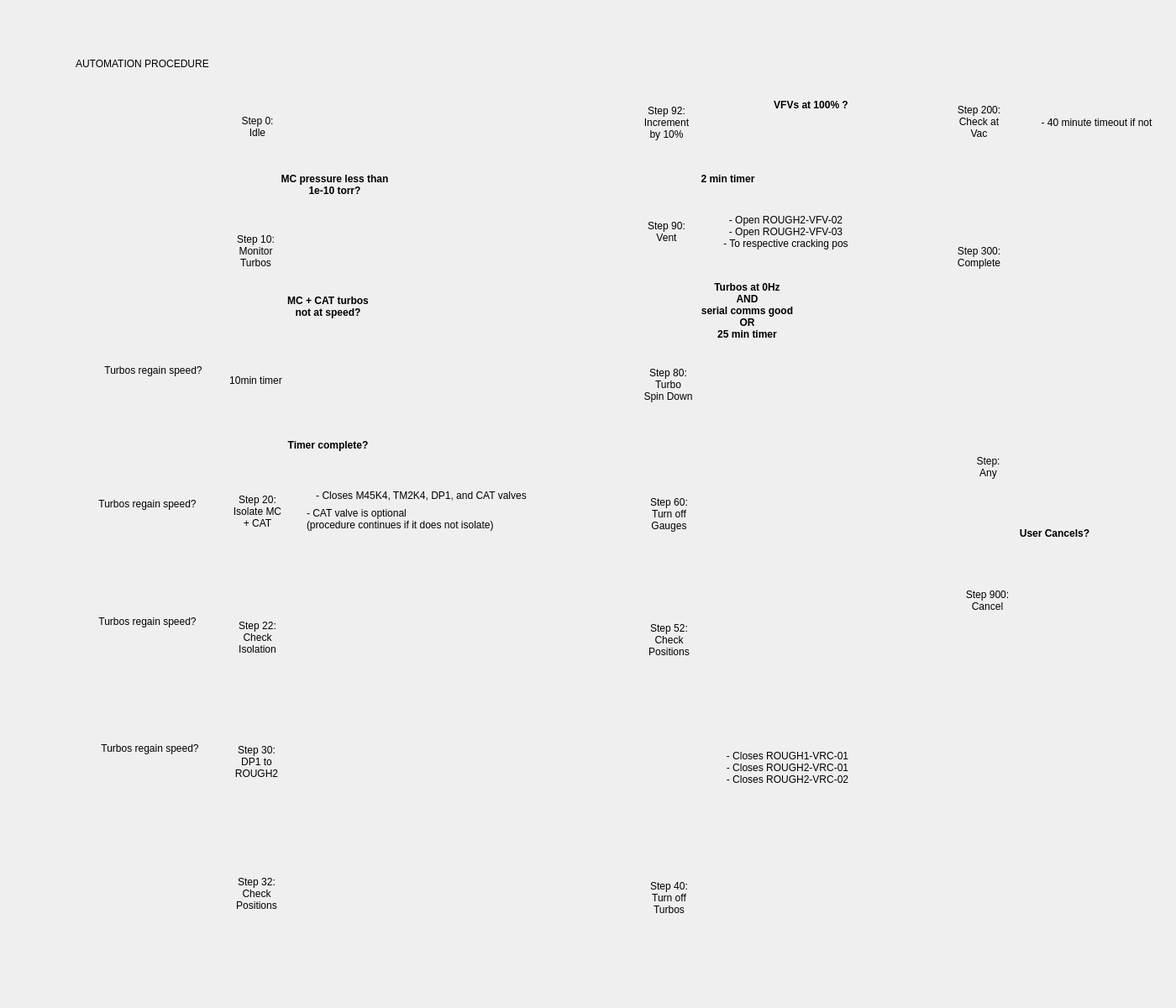
<?xml version="1.0" encoding="UTF-8"?>
<ui version="4.0">
 <class>Form</class>
 <widget class="QWidget" name="Form">
  <property name="geometry">
   <rect>
    <x>0</x>
    <y>0</y>
    <width>1400</width>
    <height>1200</height>
   </rect>
  </property>
  <property name="windowTitle">
   <string>Form</string>
  </property>
  <widget class="PyDMDrawingLine" name="PyDMDrawingLine_28">
   <property name="geometry">
    <rect>
     <x>699</x>
     <y>119</y>
     <width>41</width>
     <height>51</height>
    </rect>
   </property>
   <property name="toolTip">
    <string/>
   </property>
   <property name="penCapStyle" stdset="0">
    <enum>Qt::SquareCap</enum>
   </property>
   <property name="rotation" stdset="0">
    <double>180.000000000000000</double>
   </property>
   <property name="arrowEndPoint" stdset="0">
    <bool>false</bool>
   </property>
  </widget>
  <widget class="QLabel" name="label_9">
   <property name="geometry">
    <rect>
     <x>97</x>
     <y>425</y>
     <width>171</width>
     <height>31</height>
    </rect>
   </property>
   <property name="text">
    <string>Turbos regain speed?</string>
   </property>
   <property name="alignment">
    <set>Qt::AlignCenter</set>
   </property>
  </widget>
  <widget class="PyDMDrawingCircle" name="PyDMDrawingCircle_4">
   <property name="geometry">
    <rect>
     <x>260</x>
     <y>564</y>
     <width>91</width>
     <height>91</height>
    </rect>
   </property>
   <property name="toolTip">
    <string/>
   </property>
   <property name="brush" stdset="0">
    <brush brushstyle="SolidPattern">
     <color alpha="0">
      <red>0</red>
      <green>0</green>
      <blue>0</blue>
     </color>
    </brush>
   </property>
   <property name="penStyle" stdset="0">
    <enum>Qt::SolidLine</enum>
   </property>
  </widget>
  <widget class="QLabel" name="label_39">
   <property name="geometry">
    <rect>
     <x>1130</x>
     <y>679</y>
     <width>91</width>
     <height>71</height>
    </rect>
   </property>
   <property name="text">
    <string>Step 900:
Cancel</string>
   </property>
   <property name="alignment">
    <set>Qt::AlignCenter</set>
   </property>
  </widget>
  <widget class="PyDMDrawingCircle" name="PyDMDrawingCircle_11">
   <property name="geometry">
    <rect>
     <x>751</x>
     <y>871</y>
     <width>91</width>
     <height>91</height>
    </rect>
   </property>
   <property name="toolTip">
    <string/>
   </property>
   <property name="brush" stdset="0">
    <brush brushstyle="SolidPattern">
     <color alpha="0">
      <red>0</red>
      <green>0</green>
      <blue>0</blue>
     </color>
    </brush>
   </property>
   <property name="penStyle" stdset="0">
    <enum>Qt::SolidLine</enum>
   </property>
  </widget>
  <widget class="QLabel" name="label_4">
   <property name="geometry">
    <rect>
     <x>288</x>
     <y>195</y>
     <width>221</width>
     <height>51</height>
    </rect>
   </property>
   <property name="text">
    <string>&lt;html&gt;&lt;head/&gt;&lt;body&gt;&lt;p&gt;&lt;span style=&quot; font-weight:600;&quot;&gt;MC pressure less than&lt;br/&gt;1e-10 torr?&lt;/span&gt;&lt;/p&gt;&lt;/body&gt;&lt;/html&gt;</string>
   </property>
   <property name="alignment">
    <set>Qt::AlignCenter</set>
   </property>
  </widget>
  <widget class="QLabel" name="label_30">
   <property name="geometry">
    <rect>
     <x>750</x>
     <y>422</y>
     <width>91</width>
     <height>71</height>
    </rect>
   </property>
   <property name="text">
    <string>Step 80:
Turbo
Spin Down</string>
   </property>
   <property name="alignment">
    <set>Qt::AlignCenter</set>
   </property>
  </widget>
  <widget class="QLabel" name="label_15">
   <property name="geometry">
    <rect>
     <x>90</x>
     <y>724</y>
     <width>171</width>
     <height>31</height>
    </rect>
   </property>
   <property name="text">
    <string>Turbos regain speed?</string>
   </property>
   <property name="alignment">
    <set>Qt::AlignCenter</set>
   </property>
  </widget>
  <widget class="QLabel" name="label_7">
   <property name="geometry">
    <rect>
     <x>285</x>
     <y>505</y>
     <width>211</width>
     <height>51</height>
    </rect>
   </property>
   <property name="text">
    <string>&lt;b&gt;Timer complete?</string>
   </property>
   <property name="alignment">
    <set>Qt::AlignCenter</set>
   </property>
  </widget>
  <widget class="PyDMDrawingCircle" name="PyDMDrawingCircle_14">
   <property name="geometry">
    <rect>
     <x>750</x>
     <y>414</y>
     <width>91</width>
     <height>91</height>
    </rect>
   </property>
   <property name="toolTip">
    <string/>
   </property>
   <property name="brush" stdset="0">
    <brush brushstyle="SolidPattern">
     <color alpha="0">
      <red>0</red>
      <green>0</green>
      <blue>0</blue>
     </color>
    </brush>
   </property>
   <property name="penStyle" stdset="0">
    <enum>Qt::SolidLine</enum>
   </property>
  </widget>
  <widget class="PyDMDrawingCircle" name="PyDMDrawingCircle">
   <property name="geometry">
    <rect>
     <x>259</x>
     <y>110</y>
     <width>91</width>
     <height>81</height>
    </rect>
   </property>
   <property name="toolTip">
    <string/>
   </property>
   <property name="brush" stdset="0">
    <brush brushstyle="SolidPattern">
     <color alpha="0">
      <red>0</red>
      <green>0</green>
      <blue>0</blue>
     </color>
    </brush>
   </property>
   <property name="penStyle" stdset="0">
    <enum>Qt::SolidLine</enum>
   </property>
  </widget>
  <widget class="QLabel" name="label_38">
   <property name="geometry">
    <rect>
     <x>1200</x>
     <y>120</y>
     <width>211</width>
     <height>51</height>
    </rect>
   </property>
   <property name="text">
    <string>- 40 minute timeout if not</string>
   </property>
   <property name="alignment">
    <set>Qt::AlignCenter</set>
   </property>
  </widget>
  <widget class="QLabel" name="label_18">
   <property name="geometry">
    <rect>
     <x>93</x>
     <y>875</y>
     <width>171</width>
     <height>31</height>
    </rect>
   </property>
   <property name="text">
    <string>Turbos regain speed?</string>
   </property>
   <property name="alignment">
    <set>Qt::AlignCenter</set>
   </property>
  </widget>
  <widget class="PyDMDrawingLine" name="PyDMDrawingLine_24">
   <property name="geometry">
    <rect>
     <x>744</x>
     <y>332</y>
     <width>100</width>
     <height>71</height>
    </rect>
   </property>
   <property name="toolTip">
    <string/>
   </property>
   <property name="rotation" stdset="0">
    <double>90.000000000000000</double>
   </property>
   <property name="arrowEndPoint" stdset="0">
    <bool>true</bool>
   </property>
  </widget>
  <widget class="PyDMDrawingLine" name="PyDMDrawingLine_8">
   <property name="geometry">
    <rect>
     <x>107</x>
     <y>593</y>
     <width>141</width>
     <height>51</height>
    </rect>
   </property>
   <property name="toolTip">
    <string/>
   </property>
   <property name="penCapStyle" stdset="0">
    <enum>Qt::SquareCap</enum>
   </property>
   <property name="rotation" stdset="0">
    <double>180.000000000000000</double>
   </property>
   <property name="arrowEndPoint" stdset="0">
    <bool>true</bool>
   </property>
  </widget>
  <widget class="QLabel" name="label_24">
   <property name="geometry">
    <rect>
     <x>751</x>
     <y>1038</y>
     <width>91</width>
     <height>61</height>
    </rect>
   </property>
   <property name="text">
    <string>Step 40:
Turn off
Turbos</string>
   </property>
   <property name="alignment">
    <set>Qt::AlignCenter</set>
   </property>
  </widget>
  <widget class="QLabel" name="label_36">
   <property name="geometry">
    <rect>
     <x>1120</x>
     <y>109</y>
     <width>91</width>
     <height>71</height>
    </rect>
   </property>
   <property name="text">
    <string>Step 200:
Check at
Vac</string>
   </property>
   <property name="alignment">
    <set>Qt::AlignCenter</set>
   </property>
  </widget>
  <widget class="QLabel" name="label_6">
   <property name="geometry">
    <rect>
     <x>799</x>
     <y>320</y>
     <width>181</width>
     <height>101</height>
    </rect>
   </property>
   <property name="text">
    <string>&lt;html&gt;&lt;head/&gt;&lt;body&gt;&lt;p&gt;&lt;span style=&quot; font-weight:600;&quot;&gt;Turbos at 0Hz&lt;br/&gt;AND&lt;br/&gt;serial comms good&lt;br/&gt;OR&lt;br/&gt;25 min timer&lt;/span&gt;&lt;/p&gt;&lt;/body&gt;&lt;/html&gt;</string>
   </property>
   <property name="alignment">
    <set>Qt::AlignCenter</set>
   </property>
  </widget>
  <widget class="PyDMDrawingCircle" name="PyDMDrawingCircle_16">
   <property name="geometry">
    <rect>
     <x>747</x>
     <y>101</y>
     <width>91</width>
     <height>91</height>
    </rect>
   </property>
   <property name="toolTip">
    <string/>
   </property>
   <property name="brush" stdset="0">
    <brush brushstyle="SolidPattern">
     <color alpha="0">
      <red>0</red>
      <green>0</green>
      <blue>0</blue>
     </color>
    </brush>
   </property>
   <property name="penStyle" stdset="0">
    <enum>Qt::SolidLine</enum>
   </property>
  </widget>
  <widget class="PyDMLabel" name="PyDMLabel">
   <property name="geometry">
    <rect>
     <x>90</x>
     <y>60</y>
     <width>231</width>
     <height>31</height>
    </rect>
   </property>
   <property name="toolTip">
    <string/>
   </property>
   <property name="text">
    <string>AUTOMATION PROCEDURE</string>
   </property>
  </widget>
  <widget class="QLabel" name="label_32">
   <property name="geometry">
    <rect>
     <x>830</x>
     <y>235</y>
     <width>211</width>
     <height>81</height>
    </rect>
   </property>
   <property name="text">
    <string>- Open ROUGH2-VFV-02
- Open ROUGH2-VFV-03
- To respective cracking pos</string>
   </property>
   <property name="alignment">
    <set>Qt::AlignCenter</set>
   </property>
  </widget>
  <widget class="QLabel" name="label_33">
   <property name="geometry">
    <rect>
     <x>748</x>
     <y>110</y>
     <width>91</width>
     <height>71</height>
    </rect>
   </property>
   <property name="text">
    <string>Step 92:
Increment
by 10%</string>
   </property>
   <property name="alignment">
    <set>Qt::AlignCenter</set>
   </property>
  </widget>
  <widget class="QLabel" name="label_17">
   <property name="geometry">
    <rect>
     <x>260</x>
     <y>876</y>
     <width>91</width>
     <height>61</height>
    </rect>
   </property>
   <property name="text">
    <string>Step 30:
DP1 to
ROUGH2</string>
   </property>
   <property name="alignment">
    <set>Qt::AlignCenter</set>
   </property>
  </widget>
  <widget class="PyDMDrawingLine" name="PyDMDrawingLine_20">
   <property name="geometry">
    <rect>
     <x>746</x>
     <y>814</y>
     <width>100</width>
     <height>51</height>
    </rect>
   </property>
   <property name="toolTip">
    <string/>
   </property>
   <property name="rotation" stdset="0">
    <double>90.000000000000000</double>
   </property>
   <property name="arrowEndPoint" stdset="0">
    <bool>true</bool>
   </property>
  </widget>
  <widget class="PyDMDrawingLine" name="PyDMDrawingLine_23">
   <property name="geometry">
    <rect>
     <x>745</x>
     <y>509</y>
     <width>100</width>
     <height>51</height>
    </rect>
   </property>
   <property name="toolTip">
    <string/>
   </property>
   <property name="rotation" stdset="0">
    <double>90.000000000000000</double>
   </property>
   <property name="arrowEndPoint" stdset="0">
    <bool>true</bool>
   </property>
  </widget>
  <widget class="PyDMDrawingCircle" name="PyDMDrawingCircle_19">
   <property name="geometry">
    <rect>
     <x>1130</x>
     <y>670</y>
     <width>91</width>
     <height>91</height>
    </rect>
   </property>
   <property name="toolTip">
    <string/>
   </property>
   <property name="brush" stdset="0">
    <brush brushstyle="SolidPattern">
     <color alpha="0">
      <red>0</red>
      <green>0</green>
      <blue>0</blue>
     </color>
    </brush>
   </property>
   <property name="penStyle" stdset="0">
    <enum>Qt::SolidLine</enum>
   </property>
  </widget>
  <widget class="PyDMDrawingCircle" name="PyDMDrawingCircle_20">
   <property name="geometry">
    <rect>
     <x>1131</x>
     <y>511</y>
     <width>91</width>
     <height>91</height>
    </rect>
   </property>
   <property name="toolTip">
    <string/>
   </property>
   <property name="brush" stdset="0">
    <brush brushstyle="SolidPattern">
     <color alpha="0">
      <red>0</red>
      <green>0</green>
      <blue>0</blue>
     </color>
    </brush>
   </property>
   <property name="penStyle" stdset="0">
    <enum>Qt::SolidLine</enum>
   </property>
  </widget>
  <widget class="PyDMDrawingLine" name="PyDMDrawingLine_11">
   <property name="geometry">
    <rect>
     <x>255</x>
     <y>809</y>
     <width>100</width>
     <height>51</height>
    </rect>
   </property>
   <property name="toolTip">
    <string/>
   </property>
   <property name="rotation" stdset="0">
    <double>270.000000000000000</double>
   </property>
   <property name="arrowEndPoint" stdset="0">
    <bool>true</bool>
   </property>
  </widget>
  <widget class="PyDMDrawingLine" name="PyDMDrawingLine_25">
   <property name="geometry">
    <rect>
     <x>743</x>
     <y>197</y>
     <width>100</width>
     <height>31</height>
    </rect>
   </property>
   <property name="toolTip">
    <string/>
   </property>
   <property name="rotation" stdset="0">
    <double>90.000000000000000</double>
   </property>
   <property name="arrowEndPoint" stdset="0">
    <bool>true</bool>
   </property>
  </widget>
  <widget class="QLabel" name="label">
   <property name="geometry">
    <rect>
     <x>271</x>
     <y>125</y>
     <width>71</width>
     <height>51</height>
    </rect>
   </property>
   <property name="text">
    <string>Step 0:
Idle</string>
   </property>
   <property name="alignment">
    <set>Qt::AlignCenter</set>
   </property>
  </widget>
  <widget class="PyDMDrawingCircle" name="PyDMDrawingCircle_3">
   <property name="geometry">
    <rect>
     <x>258</x>
     <y>409</y>
     <width>91</width>
     <height>91</height>
    </rect>
   </property>
   <property name="toolTip">
    <string/>
   </property>
   <property name="brush" stdset="0">
    <brush brushstyle="SolidPattern">
     <color alpha="0">
      <red>0</red>
      <green>0</green>
      <blue>0</blue>
     </color>
    </brush>
   </property>
   <property name="penStyle" stdset="0">
    <enum>Qt::SolidLine</enum>
   </property>
  </widget>
  <widget class="PyDMDrawingLine" name="PyDMDrawingLine_6">
   <property name="geometry">
    <rect>
     <x>105</x>
     <y>433</y>
     <width>141</width>
     <height>51</height>
    </rect>
   </property>
   <property name="toolTip">
    <string/>
   </property>
   <property name="penCapStyle" stdset="0">
    <enum>Qt::SquareCap</enum>
   </property>
   <property name="rotation" stdset="0">
    <double>180.000000000000000</double>
   </property>
   <property name="arrowEndPoint" stdset="0">
    <bool>true</bool>
   </property>
  </widget>
  <widget class="PyDMDrawingLine" name="PyDMDrawingLine_18">
   <property name="geometry">
    <rect>
     <x>749</x>
     <y>1114</y>
     <width>100</width>
     <height>51</height>
    </rect>
   </property>
   <property name="toolTip">
    <string/>
   </property>
   <property name="rotation" stdset="0">
    <double>90.000000000000000</double>
   </property>
   <property name="arrowEndPoint" stdset="0">
    <bool>true</bool>
   </property>
  </widget>
  <widget class="PyDMDrawingCircle" name="PyDMDrawingCircle_8">
   <property name="geometry">
    <rect>
     <x>260</x>
     <y>1018</y>
     <width>91</width>
     <height>91</height>
    </rect>
   </property>
   <property name="toolTip">
    <string/>
   </property>
   <property name="brush" stdset="0">
    <brush brushstyle="SolidPattern">
     <color alpha="0">
      <red>0</red>
      <green>0</green>
      <blue>0</blue>
     </color>
    </brush>
   </property>
   <property name="penStyle" stdset="0">
    <enum>Qt::SolidLine</enum>
   </property>
  </widget>
  <widget class="PyDMDrawingLine" name="PyDMDrawingLine_17">
   <property name="geometry">
    <rect>
     <x>256</x>
     <y>1114</y>
     <width>100</width>
     <height>51</height>
    </rect>
   </property>
   <property name="toolTip">
    <string/>
   </property>
   <property name="rotation" stdset="0">
    <double>270.000000000000000</double>
   </property>
   <property name="arrowEndPoint" stdset="0">
    <bool>false</bool>
   </property>
  </widget>
  <widget class="QLabel" name="label_13">
   <property name="geometry">
    <rect>
     <x>365</x>
     <y>592</y>
     <width>361</width>
     <height>51</height>
    </rect>
   </property>
   <property name="text">
    <string>- CAT valve is optional
(procedure continues if it does not isolate)</string>
   </property>
   <property name="alignment">
    <set>Qt::AlignLeading|Qt::AlignLeft|Qt::AlignVCenter</set>
   </property>
  </widget>
  <widget class="QLabel" name="label_14">
   <property name="geometry">
    <rect>
     <x>1150</x>
     <y>610</y>
     <width>211</width>
     <height>51</height>
    </rect>
   </property>
   <property name="text">
    <string>&lt;html&gt;&lt;head/&gt;&lt;body&gt;&lt;p&gt;&lt;span style=&quot; font-weight:600;&quot;&gt;User Cancels?&lt;/span&gt;&lt;/p&gt;&lt;/body&gt;&lt;/html&gt;</string>
   </property>
   <property name="alignment">
    <set>Qt::AlignCenter</set>
   </property>
  </widget>
  <widget class="QLabel" name="label_20">
   <property name="geometry">
    <rect>
     <x>260</x>
     <y>1033</y>
     <width>91</width>
     <height>61</height>
    </rect>
   </property>
   <property name="text">
    <string>Step 32:
Check
Positions</string>
   </property>
   <property name="alignment">
    <set>Qt::AlignCenter</set>
   </property>
  </widget>
  <widget class="PyDMDrawingLine" name="PyDMDrawingLine_13">
   <property name="geometry">
    <rect>
     <x>254</x>
     <y>959</y>
     <width>100</width>
     <height>51</height>
    </rect>
   </property>
   <property name="toolTip">
    <string/>
   </property>
   <property name="rotation" stdset="0">
    <double>270.000000000000000</double>
   </property>
   <property name="arrowEndPoint" stdset="0">
    <bool>true</bool>
   </property>
  </widget>
  <widget class="PyDMDrawingCircle" name="PyDMDrawingCircle_12">
   <property name="geometry">
    <rect>
     <x>751</x>
     <y>719</y>
     <width>91</width>
     <height>91</height>
    </rect>
   </property>
   <property name="toolTip">
    <string/>
   </property>
   <property name="brush" stdset="0">
    <brush brushstyle="SolidPattern">
     <color alpha="0">
      <red>0</red>
      <green>0</green>
      <blue>0</blue>
     </color>
    </brush>
   </property>
   <property name="penStyle" stdset="0">
    <enum>Qt::SolidLine</enum>
   </property>
  </widget>
  <widget class="QLabel" name="label_31">
   <property name="geometry">
    <rect>
     <x>748</x>
     <y>240</y>
     <width>91</width>
     <height>71</height>
    </rect>
   </property>
   <property name="text">
    <string>Step 90:
Vent</string>
   </property>
   <property name="alignment">
    <set>Qt::AlignCenter</set>
   </property>
  </widget>
  <widget class="QLabel" name="label_10">
   <property name="geometry">
    <rect>
     <x>90</x>
     <y>584</y>
     <width>171</width>
     <height>31</height>
    </rect>
   </property>
   <property name="text">
    <string>Turbos regain speed?</string>
   </property>
   <property name="alignment">
    <set>Qt::AlignCenter</set>
   </property>
  </widget>
  <widget class="QLabel" name="label_8">
   <property name="geometry">
    <rect>
     <x>261</x>
     <y>573</y>
     <width>91</width>
     <height>71</height>
    </rect>
   </property>
   <property name="text">
    <string>Step 20:
Isolate MC
+ CAT</string>
   </property>
   <property name="alignment">
    <set>Qt::AlignCenter</set>
   </property>
  </widget>
  <widget class="PyDMDrawingLine" name="PyDMDrawingLine_9">
   <property name="geometry">
    <rect>
     <x>107</x>
     <y>733</y>
     <width>141</width>
     <height>51</height>
    </rect>
   </property>
   <property name="toolTip">
    <string/>
   </property>
   <property name="penCapStyle" stdset="0">
    <enum>Qt::SquareCap</enum>
   </property>
   <property name="rotation" stdset="0">
    <double>180.000000000000000</double>
   </property>
   <property name="arrowEndPoint" stdset="0">
    <bool>true</bool>
   </property>
  </widget>
  <widget class="PyDMDrawingCircle" name="PyDMDrawingCircle_15">
   <property name="geometry">
    <rect>
     <x>748</x>
     <y>232</y>
     <width>91</width>
     <height>91</height>
    </rect>
   </property>
   <property name="toolTip">
    <string/>
   </property>
   <property name="brush" stdset="0">
    <brush brushstyle="SolidPattern">
     <color alpha="0">
      <red>0</red>
      <green>0</green>
      <blue>0</blue>
     </color>
    </brush>
   </property>
   <property name="penStyle" stdset="0">
    <enum>Qt::SolidLine</enum>
   </property>
  </widget>
  <widget class="PyDMDrawingLine" name="PyDMDrawingLine_3">
   <property name="geometry">
    <rect>
     <x>99</x>
     <y>120</y>
     <width>151</width>
     <height>51</height>
    </rect>
   </property>
   <property name="toolTip">
    <string/>
   </property>
   <property name="rotation" stdset="0">
    <double>0.000000000000000</double>
   </property>
   <property name="arrowEndPoint" stdset="0">
    <bool>true</bool>
   </property>
  </widget>
  <widget class="QLabel" name="label_5">
   <property name="geometry">
    <rect>
     <x>269</x>
     <y>427</y>
     <width>71</width>
     <height>51</height>
    </rect>
   </property>
   <property name="text">
    <string>10min timer</string>
   </property>
   <property name="alignment">
    <set>Qt::AlignCenter</set>
   </property>
  </widget>
  <widget class="PyDMDrawingLine" name="PyDMDrawingLine_26">
   <property name="geometry">
    <rect>
     <x>699</x>
     <y>248</y>
     <width>41</width>
     <height>51</height>
    </rect>
   </property>
   <property name="toolTip">
    <string/>
   </property>
   <property name="penCapStyle" stdset="0">
    <enum>Qt::SquareCap</enum>
   </property>
   <property name="rotation" stdset="0">
    <double>0.000000000000000</double>
   </property>
   <property name="arrowEndPoint" stdset="0">
    <bool>true</bool>
   </property>
  </widget>
  <widget class="QLabel" name="label_40">
   <property name="geometry">
    <rect>
     <x>1131</x>
     <y>520</y>
     <width>91</width>
     <height>71</height>
    </rect>
   </property>
   <property name="text">
    <string>Step:
Any</string>
   </property>
   <property name="alignment">
    <set>Qt::AlignCenter</set>
   </property>
  </widget>
  <widget class="PyDMDrawingLine" name="PyDMDrawingLine_27">
   <property name="geometry">
    <rect>
     <x>650</x>
     <y>143</y>
     <width>100</width>
     <height>131</height>
    </rect>
   </property>
   <property name="toolTip">
    <string/>
   </property>
   <property name="rotation" stdset="0">
    <double>90.000000000000000</double>
   </property>
   <property name="arrowEndPoint" stdset="0">
    <bool>false</bool>
   </property>
  </widget>
  <widget class="PyDMDrawingCircle" name="PyDMDrawingCircle_18">
   <property name="geometry">
    <rect>
     <x>1119</x>
     <y>261</y>
     <width>91</width>
     <height>91</height>
    </rect>
   </property>
   <property name="toolTip">
    <string/>
   </property>
   <property name="brush" stdset="0">
    <brush brushstyle="SolidPattern">
     <color alpha="0">
      <red>0</red>
      <green>0</green>
      <blue>0</blue>
     </color>
    </brush>
   </property>
   <property name="penStyle" stdset="0">
    <enum>Qt::SolidLine</enum>
   </property>
  </widget>
  <widget class="PyDMDrawingLine" name="PyDMDrawingLine_19">
   <property name="geometry">
    <rect>
     <x>746</x>
     <y>966</y>
     <width>100</width>
     <height>51</height>
    </rect>
   </property>
   <property name="toolTip">
    <string/>
   </property>
   <property name="rotation" stdset="0">
    <double>90.000000000000000</double>
   </property>
   <property name="arrowEndPoint" stdset="0">
    <bool>true</bool>
   </property>
  </widget>
  <widget class="PyDMDrawingLine" name="PyDMDrawingLine_2">
   <property name="geometry">
    <rect>
     <x>255</x>
     <y>348</y>
     <width>100</width>
     <height>51</height>
    </rect>
   </property>
   <property name="toolTip">
    <string/>
   </property>
   <property name="rotation" stdset="0">
    <double>270.000000000000000</double>
   </property>
   <property name="arrowEndPoint" stdset="0">
    <bool>true</bool>
   </property>
  </widget>
  <widget class="QLabel" name="label_29">
   <property name="geometry">
    <rect>
     <x>751</x>
     <y>576</y>
     <width>91</width>
     <height>71</height>
    </rect>
   </property>
   <property name="text">
    <string>Step 60:
Turn off
Gauges</string>
   </property>
   <property name="alignment">
    <set>Qt::AlignCenter</set>
   </property>
  </widget>
  <widget class="QLabel" name="label_34">
   <property name="geometry">
    <rect>
     <x>796</x>
     <y>193</y>
     <width>141</width>
     <height>41</height>
    </rect>
   </property>
   <property name="text">
    <string>&lt;html&gt;&lt;head/&gt;&lt;body&gt;&lt;p&gt;&lt;span style=&quot; font-weight:600;&quot;&gt;2 min timer&lt;/span&gt;&lt;/p&gt;&lt;/body&gt;&lt;/html&gt;</string>
   </property>
   <property name="alignment">
    <set>Qt::AlignCenter</set>
   </property>
  </widget>
  <widget class="PyDMDrawingLine" name="PyDMDrawingLine_16">
   <property name="geometry">
    <rect>
     <x>307</x>
     <y>1138</y>
     <width>491</width>
     <height>51</height>
    </rect>
   </property>
   <property name="toolTip">
    <string/>
   </property>
   <property name="rotation" stdset="0">
    <double>0.000000000000000</double>
   </property>
   <property name="arrowEndPoint" stdset="0">
    <bool>false</bool>
   </property>
  </widget>
  <widget class="PyDMDrawingLine" name="PyDMDrawingLine_30">
   <property name="geometry">
    <rect>
     <x>1115</x>
     <y>203</y>
     <width>100</width>
     <height>51</height>
    </rect>
   </property>
   <property name="toolTip">
    <string/>
   </property>
   <property name="rotation" stdset="0">
    <double>270.000000000000000</double>
   </property>
   <property name="arrowEndPoint" stdset="0">
    <bool>true</bool>
   </property>
  </widget>
  <widget class="PyDMDrawingLine" name="PyDMDrawingLine_29">
   <property name="geometry">
    <rect>
     <x>858</x>
     <y>120</y>
     <width>241</width>
     <height>51</height>
    </rect>
   </property>
   <property name="toolTip">
    <string/>
   </property>
   <property name="penCapStyle" stdset="0">
    <enum>Qt::SquareCap</enum>
   </property>
   <property name="rotation" stdset="0">
    <double>0.000000000000000</double>
   </property>
   <property name="arrowEndPoint" stdset="0">
    <bool>true</bool>
   </property>
  </widget>
  <widget class="QLabel" name="label_2">
   <property name="geometry">
    <rect>
     <x>300</x>
     <y>340</y>
     <width>181</width>
     <height>51</height>
    </rect>
   </property>
   <property name="text">
    <string>&lt;html&gt;&lt;head/&gt;&lt;body&gt;&lt;p&gt;&lt;span style=&quot; font-weight:600;&quot;&gt;MC + CAT turbos&lt;br/&gt;not at speed?&lt;/span&gt;&lt;/p&gt;&lt;/body&gt;&lt;/html&gt;</string>
   </property>
   <property name="alignment">
    <set>Qt::AlignCenter</set>
   </property>
  </widget>
  <widget class="PyDMDrawingCircle" name="PyDMDrawingCircle_17">
   <property name="geometry">
    <rect>
     <x>1119</x>
     <y>100</y>
     <width>91</width>
     <height>91</height>
    </rect>
   </property>
   <property name="toolTip">
    <string/>
   </property>
   <property name="brush" stdset="0">
    <brush brushstyle="SolidPattern">
     <color alpha="0">
      <red>0</red>
      <green>0</green>
      <blue>0</blue>
     </color>
    </brush>
   </property>
   <property name="penStyle" stdset="0">
    <enum>Qt::SolidLine</enum>
   </property>
  </widget>
  <widget class="PyDMDrawingLine" name="PyDMDrawingLine_4">
   <property name="geometry">
    <rect>
     <x>50</x>
     <y>143</y>
     <width>100</width>
     <height>931</height>
    </rect>
   </property>
   <property name="toolTip">
    <string/>
   </property>
   <property name="penWidth" stdset="0">
    <double>1.000000000000000</double>
   </property>
   <property name="rotation" stdset="0">
    <double>90.000000000000000</double>
   </property>
  </widget>
  <widget class="QLabel" name="label_3">
   <property name="geometry">
    <rect>
     <x>264</x>
     <y>273</y>
     <width>81</width>
     <height>51</height>
    </rect>
   </property>
   <property name="text">
    <string>Step 10:
Monitor
Turbos</string>
   </property>
   <property name="alignment">
    <set>Qt::AlignCenter</set>
   </property>
  </widget>
  <widget class="QLabel" name="label_35">
   <property name="geometry">
    <rect>
     <x>860</x>
     <y>100</y>
     <width>211</width>
     <height>51</height>
    </rect>
   </property>
   <property name="text">
    <string>&lt;html&gt;&lt;head/&gt;&lt;body&gt;&lt;p&gt;&lt;span style=&quot; font-weight:600;&quot;&gt;VFVs at 100% ?&lt;/span&gt;&lt;/p&gt;&lt;/body&gt;&lt;/html&gt;</string>
   </property>
   <property name="alignment">
    <set>Qt::AlignCenter</set>
   </property>
  </widget>
  <widget class="PyDMDrawingLine" name="PyDMDrawingLine_31">
   <property name="geometry">
    <rect>
     <x>1126</x>
     <y>612</y>
     <width>100</width>
     <height>51</height>
    </rect>
   </property>
   <property name="toolTip">
    <string/>
   </property>
   <property name="rotation" stdset="0">
    <double>270.000000000000000</double>
   </property>
   <property name="arrowEndPoint" stdset="0">
    <bool>true</bool>
   </property>
  </widget>
  <widget class="PyDMDrawingLine" name="PyDMDrawingLine_22">
   <property name="geometry">
    <rect>
     <x>746</x>
     <y>662</y>
     <width>100</width>
     <height>51</height>
    </rect>
   </property>
   <property name="toolTip">
    <string/>
   </property>
   <property name="rotation" stdset="0">
    <double>90.000000000000000</double>
   </property>
   <property name="arrowEndPoint" stdset="0">
    <bool>true</bool>
   </property>
  </widget>
  <widget class="PyDMDrawingLine" name="PyDMDrawingLine">
   <property name="geometry">
    <rect>
     <x>255</x>
     <y>199</y>
     <width>100</width>
     <height>51</height>
    </rect>
   </property>
   <property name="toolTip">
    <string/>
   </property>
   <property name="rotation" stdset="0">
    <double>270.000000000000000</double>
   </property>
   <property name="arrowEndPoint" stdset="0">
    <bool>true</bool>
   </property>
  </widget>
  <widget class="QLabel" name="label_11">
   <property name="geometry">
    <rect>
     <x>321</x>
     <y>564</y>
     <width>361</width>
     <height>51</height>
    </rect>
   </property>
   <property name="text">
    <string>- Closes M45K4, TM2K4, DP1, and CAT valves</string>
   </property>
   <property name="alignment">
    <set>Qt::AlignCenter</set>
   </property>
  </widget>
  <widget class="QLabel" name="label_28">
   <property name="geometry">
    <rect>
     <x>832</x>
     <y>873</y>
     <width>211</width>
     <height>81</height>
    </rect>
   </property>
   <property name="text">
    <string>- Closes ROUGH1-VRC-01
- Closes ROUGH2-VRC-01
- Closes ROUGH2-VRC-02</string>
   </property>
   <property name="alignment">
    <set>Qt::AlignCenter</set>
   </property>
  </widget>
  <widget class="PyDMDrawingCircle" name="PyDMDrawingCircle_13">
   <property name="geometry">
    <rect>
     <x>751</x>
     <y>567</y>
     <width>91</width>
     <height>91</height>
    </rect>
   </property>
   <property name="toolTip">
    <string/>
   </property>
   <property name="brush" stdset="0">
    <brush brushstyle="SolidPattern">
     <color alpha="0">
      <red>0</red>
      <green>0</green>
      <blue>0</blue>
     </color>
    </brush>
   </property>
   <property name="penStyle" stdset="0">
    <enum>Qt::SolidLine</enum>
   </property>
  </widget>
  <widget class="PyDMDrawingLine" name="PyDMDrawingLine_7">
   <property name="geometry">
    <rect>
     <x>256</x>
     <y>659</y>
     <width>100</width>
     <height>51</height>
    </rect>
   </property>
   <property name="toolTip">
    <string/>
   </property>
   <property name="rotation" stdset="0">
    <double>270.000000000000000</double>
   </property>
   <property name="arrowEndPoint" stdset="0">
    <bool>true</bool>
   </property>
  </widget>
  <widget class="QLabel" name="label_26">
   <property name="geometry">
    <rect>
     <x>751</x>
     <y>731</y>
     <width>91</width>
     <height>61</height>
    </rect>
   </property>
   <property name="text">
    <string>Step 52:
Check
Positions</string>
   </property>
   <property name="alignment">
    <set>Qt::AlignCenter</set>
   </property>
  </widget>
  <widget class="PyDMDrawingCircle" name="PyDMDrawingCircle_2">
   <property name="geometry">
    <rect>
     <x>259</x>
     <y>255</y>
     <width>91</width>
     <height>81</height>
    </rect>
   </property>
   <property name="toolTip">
    <string/>
   </property>
   <property name="brush" stdset="0">
    <brush brushstyle="SolidPattern">
     <color alpha="0">
      <red>0</red>
      <green>0</green>
      <blue>0</blue>
     </color>
    </brush>
   </property>
   <property name="penStyle" stdset="0">
    <enum>Qt::SolidLine</enum>
   </property>
  </widget>
  <widget class="QLabel" name="label_37">
   <property name="geometry">
    <rect>
     <x>1120</x>
     <y>270</y>
     <width>91</width>
     <height>71</height>
    </rect>
   </property>
   <property name="text">
    <string>Step 300:
Complete</string>
   </property>
   <property name="alignment">
    <set>Qt::AlignCenter</set>
   </property>
  </widget>
  <widget class="PyDMDrawingLine" name="PyDMDrawingLine_5">
   <property name="geometry">
    <rect>
     <x>256</x>
     <y>508</y>
     <width>100</width>
     <height>51</height>
    </rect>
   </property>
   <property name="toolTip">
    <string/>
   </property>
   <property name="rotation" stdset="0">
    <double>270.000000000000000</double>
   </property>
   <property name="arrowEndPoint" stdset="0">
    <bool>true</bool>
   </property>
  </widget>
  <widget class="PyDMDrawingCircle" name="PyDMDrawingCircle_5">
   <property name="geometry">
    <rect>
     <x>260</x>
     <y>714</y>
     <width>91</width>
     <height>91</height>
    </rect>
   </property>
   <property name="toolTip">
    <string/>
   </property>
   <property name="brush" stdset="0">
    <brush brushstyle="SolidPattern">
     <color alpha="0">
      <red>0</red>
      <green>0</green>
      <blue>0</blue>
     </color>
    </brush>
   </property>
   <property name="penStyle" stdset="0">
    <enum>Qt::SolidLine</enum>
   </property>
  </widget>
  <widget class="QLabel" name="label_12">
   <property name="geometry">
    <rect>
     <x>261</x>
     <y>723</y>
     <width>91</width>
     <height>71</height>
    </rect>
   </property>
   <property name="text">
    <string>Step 22:
Check
Isolation</string>
   </property>
   <property name="alignment">
    <set>Qt::AlignCenter</set>
   </property>
  </widget>
  <widget class="PyDMDrawingCircle" name="PyDMDrawingCircle_7">
   <property name="geometry">
    <rect>
     <x>260</x>
     <y>864</y>
     <width>91</width>
     <height>91</height>
    </rect>
   </property>
   <property name="toolTip">
    <string/>
   </property>
   <property name="brush" stdset="0">
    <brush brushstyle="SolidPattern">
     <color alpha="0">
      <red>0</red>
      <green>0</green>
      <blue>0</blue>
     </color>
    </brush>
   </property>
   <property name="penStyle" stdset="0">
    <enum>Qt::SolidLine</enum>
   </property>
  </widget>
 </widget>
 <customwidgets>
  <customwidget>
   <class>PyDMLabel</class>
   <extends>QLabel</extends>
   <header>pydm.widgets.label</header>
  </customwidget>
  <customwidget>
   <class>PyDMDrawingCircle</class>
   <extends>QWidget</extends>
   <header>pydm.widgets.drawing</header>
  </customwidget>
  <customwidget>
   <class>PyDMDrawingLine</class>
   <extends>QWidget</extends>
   <header>pydm.widgets.drawing</header>
  </customwidget>
 </customwidgets>
 <resources/>
 <connections/>
</ui>
